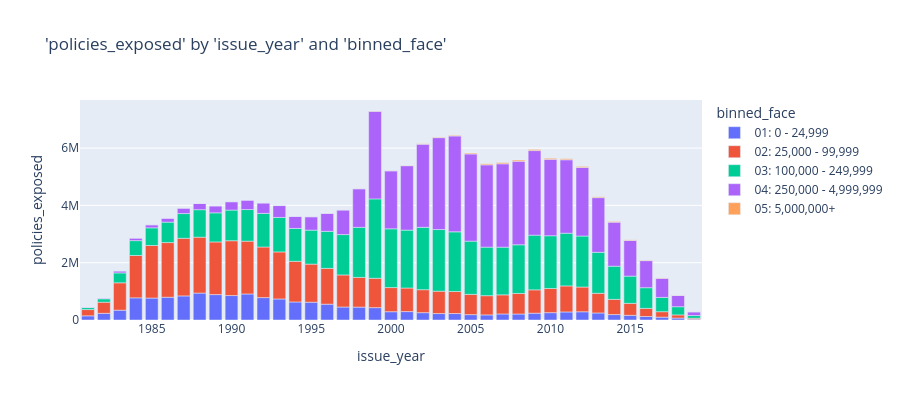

Notebook code for this chart:
### Code cell
charters.chart(
    df=model_data,
    x_axis="issue_year",
    y_axis="policies_exposed",
    color="binned_face",
    type="bar",
)
